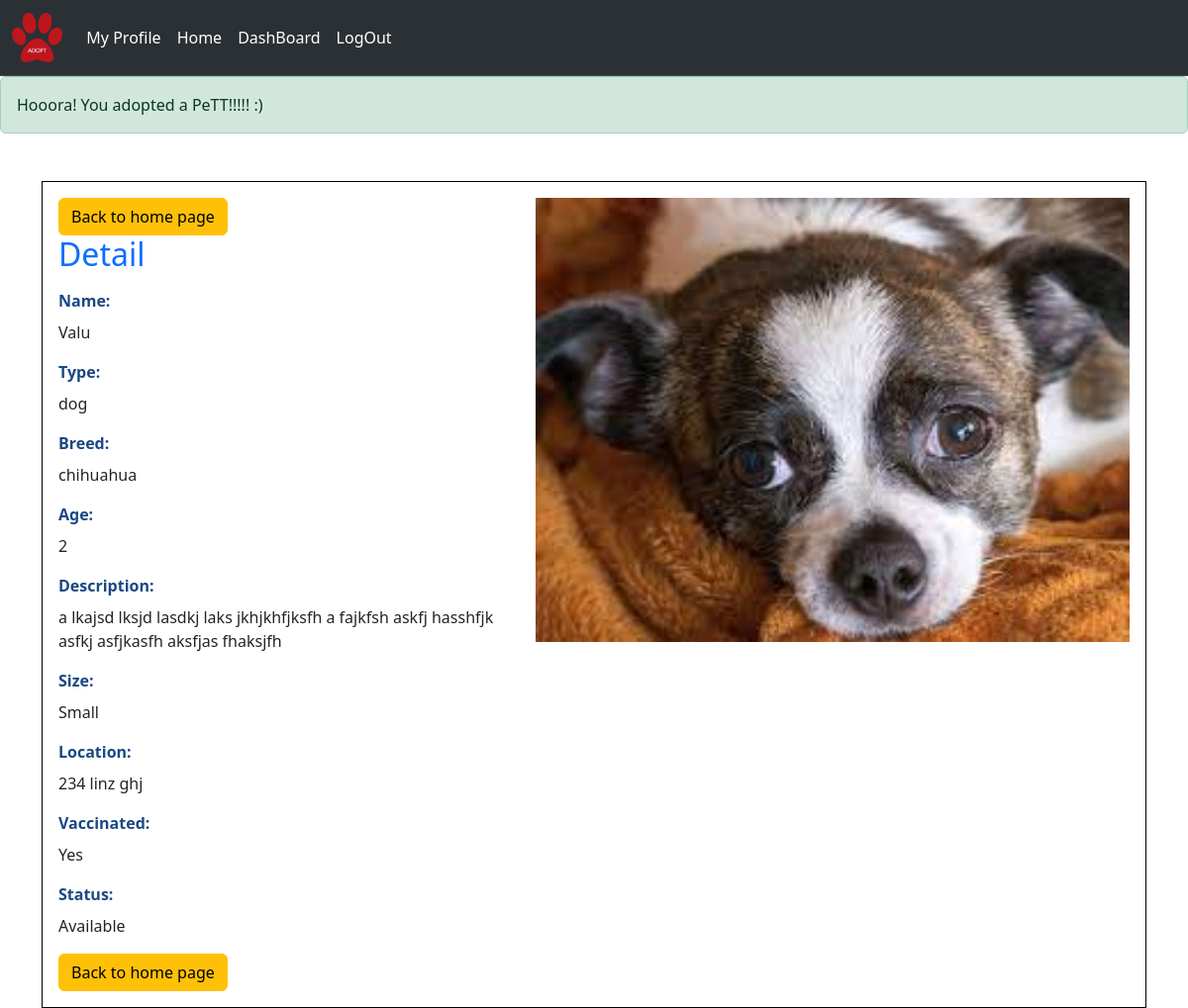
The app's page /detail.php?pet_id=7 (signed in) with its own data.
### tables this page shows
CREATE TABLE `animal` (
  `id` int(11) NOT NULL,
  `name` varchar(255) NOT NULL,
  `picture` varchar(255) NOT NULL,
  `location` varchar(255) NOT NULL,
  `description` varchar(1000) NOT NULL,
  `size` enum('Small','Medium','Large') DEFAULT 'Small',
  `age` smallint(6) DEFAULT NULL,
  `vaccinated` enum('Yes','No') DEFAULT 'Yes',
  `status` enum('Adopted','Available') DEFAULT 'Available',
  `type` varchar(100) DEFAULT NULL,
  `breed` varchar(100) DEFAULT NULL
);

### public/functions.php (called while the page is built, shortened)
<?php
function retreive_form_database($connect ,$sql) {
    $result = mysqli_query($connect , $sql);
    $row = mysqli_fetch_assoc($result);
    if (mysqli_num_rows($result) > 0) {
        return $row;
    }
    return false;
}
?>

### detail.php (the view, shortened to what this page needs)
<?php
    if (!isset($_SESSION['adm']) && !isset($_SESSION['user'])) {
            header( "Location: login.php" );
    } else if (isset($_SESSION['user'])) {
        $user_id = $_SESSION['user'];
    } elseif (isset($_SESSION['adm']) ) {
        $user_id = $_SESSION['adm'];
    }
    require_once "public/db_connect.php";
    include_once "public/functions.php";
    $pet_id = 0;
    $layout = "";
    if (isset($_GET['adoption'])) {
        if ($_GET['adoption'] == "yes") {
            $adoption = True;
        }
    } else if (isset($_GET['pet_id'])) {
        $pet_id = intval($_GET['pet_id']);
    }
    if (isset($_GET['pet_id']))  {
        $sql = "INSERT INTO `pet_adoption`(`user_id`, `pet_id`, `adoption_date`) VALUES ($user_id,$pet_id,NOW())";
        if (mysqli_query($connect, $sql)) {
            $sql ="UPDATE `animal` SET `status`='Adopted' WHERE id =".$pet_id;
            if (mysqli_query($connect, $sql)) {
                $layout .= "<div class='alert alert-success' role='alert'>
                Hooora! You adopted a PeTT!!!!! :)
                </div>";
            } else {
            $layout .= "<div class='alert alert-danger' role='alert'>
            Try Again Later....:(! ,
            </div>";
            header("refresh : 3 , url = home.php");
            }
        } else {
            $layout .= "<div class='alert alert-danger' role='alert'>
            Try Again Later....:(!
            </div>";
            header("refresh : 3 , url = home.php");
        }
    }
    $name = $name_error = $breed = $breed_error = $age = $age_error ="";
    $type = $type_error = $description = $description_error = $location = $location_error = "";
    $sql = "select * from animal where id =". $pet_id;
    $row = retreive_form_database($connect ,$sql);
    if ($row) {
        $name = $row['name'];
        $breed = $row['breed'];
        $age = $row['age'];
        $type = $row['type'];
        $size = $row['size'];
        $description = $row['description'];
        $location = $row['location'];
        $vaccinated = $row['vaccinated'];
        $status = $row['status'];
        $picture = $row['picture'];
    }
?>
<!DOCTYPE html>
<html lang="en">
<head>
    <link rel="stylesheet" href="css/main.css">
    <link href="https://cdn.jsdelivr.net/npm/bootstrap@5.3.0/dist/css/bootstrap.min.css"  rel="stylesheet">
</head>
<body>
    <?php
        include  "public/navbar.php";
    ?>
    <?= $layout ?>
    <div class="container mt-5">
    <div class="grid-container border border-black p-3">
    <div>
            <a href="home.php" class="btn btn-warning">Back to home page</a>
            <div>
                <h2 class="text-primary">Detail</h2>
            </div>
            <div class="mb-3 mt-3 w-90">
                <label for="name" class= "form-label">Name: </label><br><?=$name ?>
            </div>
            <div class="mb-3 w-90">
                <label for="type" class="form-label">Type: </label><br><?=$type ?>
            </div>
            <div class="mb-3 w-90">
                <label for="breed" class="form-label">Breed: </label><br><?=$breed ?>
            </div>
            <div class="mb-3 w-90">
                <label for="age" class="form-label">Age:</label><br><?=$age ?>
            </div>
            <div class="mb-3 mt-3 w-90">
                <label for="description" class= "form-label">Description:</label><br><?=$description ?>
            </div>
            <div class="mb-3 w-90">
                <label for="size" class="form-label">Size:</label><br><?=$size ?>
            </div>
            <div class="mb-3 mt-3 w-90">
                <label for="location" class= "form-label">Location:</label><br><?=$location ?>
            </div>
            <div class="mb-3 mt-3 w-90">
                <label for="vaccinated" class= "form-label">Vaccinated:</label><br><?=$vaccinated ?>
            </div>
            <div class="mb-3 mt-3 w-90">
                <label for="vaccinated" class= "form-label">Status:</label><br><?=$status ?>
            </div>
            <a href="home.php" class="btn btn-warning">Back to home page</a>
    </div>
    <div>
        <div class="mb-3 d-flex justify-content-center ">
            <img src="picture_animal/<?= $picture ?>" class="home_pic" >
        </div>
    </div>
    </div>
    </div>
</body>
</html>

### CSS/main.css (style rules this page uses)
body,html { padding : 0px; margin: 0px; box-sizing: border-box; }
.home_pic { width: 600px; }
.grid-container { display: grid; grid-template-columns: auto auto ; grid-gap: 10px; }
.form-label { font-weight: bold; color:rgb(26, 72, 132) }

### records on screen
animal: name "Valu", type "dog", breed "chihuahua", age "2", description "a lkajsd lksjd lasdkj laks jkhjkhfjksfh a fajkfsh askfj hasshfjk asfkj asfjkasfh aksfjas fhaksjfh", size "Small", location "234 linz ghj", vaccinated "Yes", status "Available", picture (picture)
